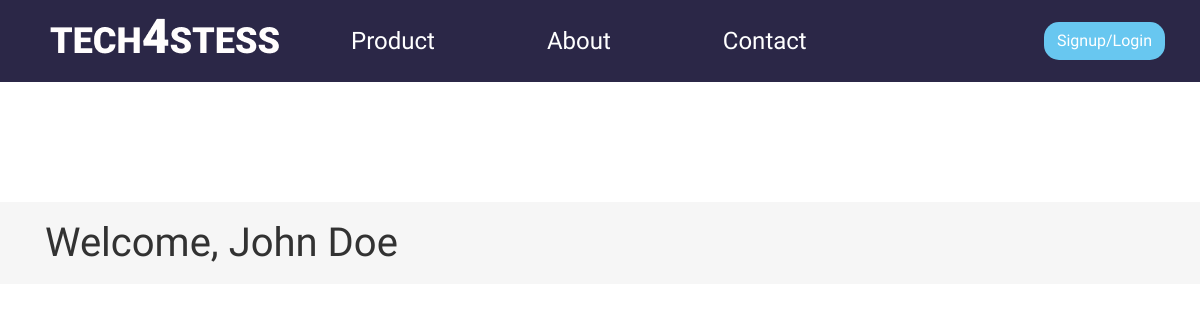
Page /coach_sessions on the earlier database version.
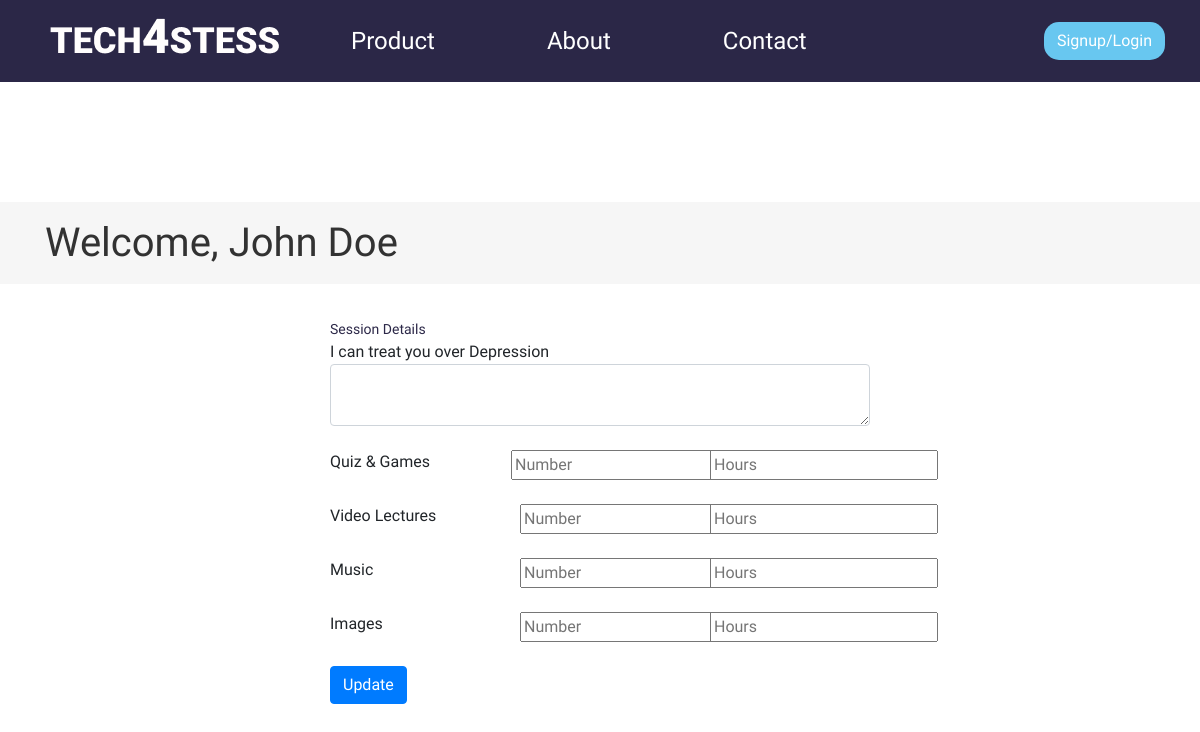
Same page on the later database version.
### client/models.py (models this page shows)
class Coach_sessions(models.Model):
    session_details = models.TextField()
    no_of_quiz = models.BigIntegerField()
    hrs_of_quiz = models.BigIntegerField()
    no_of_video = models.BigIntegerField()
    hrs_of_video = models.BigIntegerField()
    no_of_music = models.BigIntegerField()
    hrs_of_music = models.BigIntegerField()
    no_of_images = models.BigIntegerField()
    hrs_of_images = models.BigIntegerField()

### client/views.py (the view)
# urls.py: path('coach_sessions', coach_sessions),
def coach_sessions(request):
    queryset = Coach_sessions.objects.all()
    context = {
        'object_list': queryset,
    }
    return render(request, 'coach_sessions.html', context)

### templates/coach_sessions.html (shortened to what this page needs)
{% extends 'base.html' %}
{% load static %}
{% block content %}
<br>
<br>
<br>
<br>
<br>
<div class="page-heading">
    <div class="container">
        <p>Welcome, John Doe </p>
    </div>
</div>
<div class="page-content">
    <div class="container">
        {% for object in object_list %}
        <div class="row">
            <div class="col-md-6 offset-md-3">
                <form class="edit-coach-profile">
                    <div class="form-group form-input">
                        <p>Session Details</p>{{object.session_details}}
                        <textarea class="form-control"></textarea>
                    </div>
                    <div class="form-group form-input">
                        <div class="row">
                            <div class="col"> Quiz & Games</div>
                            <div class="col"> <input type="number" value="Number" placeholder="Number"></div>
                            <div class="col"><input type="text" placeholder="Hours" placeholder="Number"></div>
                        </div>
                    </div>
                    <div class="form-group form-input">
                        <div class="row">
                            <div class="col">Video Lectures</div>
                            <div class="col"><input type="number" value="Number" placeholder="Number"></div>
                            <div class="col"><input type="text" placeholder="Hours"></div>
                        </div>
                    </div>
                    <div class="form-group form-input">
                        <div class="row">
                            <div class="col">Music</div>
                            <div class="col"> <input type="number" value="Number" placeholder="Number"></div>
                            <div class="col"><input type="text" placeholder="Hours" placeholder="Number"></div>
                        </div>
                    </div>
                    <div class="form-group form-input">
                        <div class="row">
                            <div class="col">Images</div>
                            <div class="col"> <input type="number" value="Number" placeholder="Number"></div>
                            <div class="col"><input type="text" placeholder="Hours" placeholder="Number"></div>
                        </div>
                    </div>
                    <div class="form-group form-input">
                        <input type="button" class="btn btn-primary" value="Update">
                    </div>
                </form>
            </div>
        </div>
    </div>
</div>
{% endfor %}
{% endblock %}

Differences in the rows shown:
added Coach_sessions: session_details "I can treat you over Depression"
